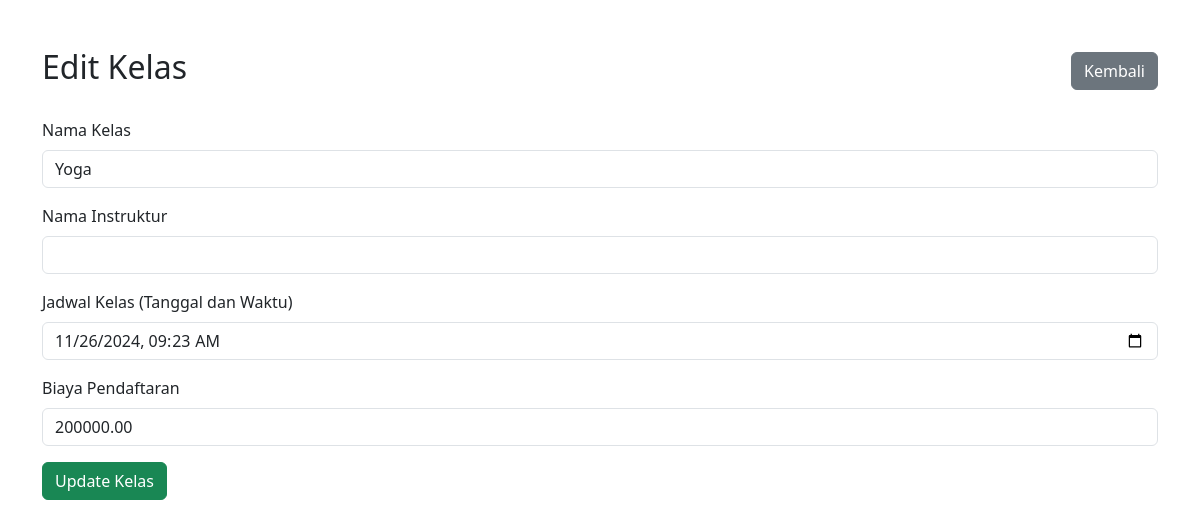
The page /admin/edit_kelas.php?id=4 (signed in) on the database its author committed.
### tables this page shows
CREATE TABLE `kelas` (
  `id` int(11) NOT NULL,
  `nama_kelas` varchar(100) NOT NULL,
  `nama_instruktur` varchar(100) NOT NULL,
  `jadwal` datetime NOT NULL,
  `peserta` int(11) NOT NULL DEFAULT 0,
  `biaya` decimal(10,2) NOT NULL
);

### admin/edit_kelas.php (the view, shortened to what this page needs)
<?php
require_once '../config/koneksi.php';
if (isset($_GET['id'])) {
    $id = $_GET['id'];
    $query = "SELECT * FROM kelas WHERE id = $id";
    $result = mysqli_query($conn, $query);
    if ($result && mysqli_num_rows($result) > 0) {
        $row = mysqli_fetch_assoc($result);
    } else {
        echo "Kelas tidak ditemukan.";
        exit;
    }
}
?>
<!DOCTYPE html>
<html lang="en">
<head>
    <link rel="stylesheet" href="https://cdn.jsdelivr.net/npm/bootstrap@5.3.0/dist/css/bootstrap.min.css">
</head>
<body>
<div class="container mt-5">
    <div class="d-flex justify-content-between align-items-center mb-4">
        <h2 class="text-center">Edit Kelas</h2>
        <a href="kelas.php" class="btn btn-secondary">Kembali</a>
    </div>
    <form method="POST" action="">
        <div class="mb-3">
            <label for="nama_kelas" class="form-label">Nama Kelas</label>
            <input type="text" class="form-control" id="nama_kelas" name="nama_kelas" value="<?= $row['nama_kelas'] ?>" required>
        </div>
        <div class="mb-3">
            <label for="instruktur" class="form-label">Nama Instruktur</label>
            <input type="text" class="form-control" id="instruktur" name="instruktur" value="<?= $row['instruktur'] ?>" required>
        </div>
        <div class="mb-3">
            <label for="jadwal" class="form-label">Jadwal Kelas (Tanggal dan Waktu)</label>
            <input type="datetime-local" class="form-control" id="jadwal" name="jadwal" value="<?= date('Y-m-d\TH:i', strtotime($row['jadwal'])) ?>" required>
        </div>
        <div class="mb-3">
            <label for="biaya" class="form-label">Biaya Pendaftaran</label>
            <input type="number" class="form-control" id="biaya" name="biaya" value="<?= $row['biaya'] ?>" required>
        </div>
        <button type="submit" class="btn btn-success">Update Kelas</button>
    </form>
</div>
</body>
</html>

### rows shown on the page
kelas: nama_kelas "Yoga", jadwal "11/26/2024 09:23", biaya "200000.00"
